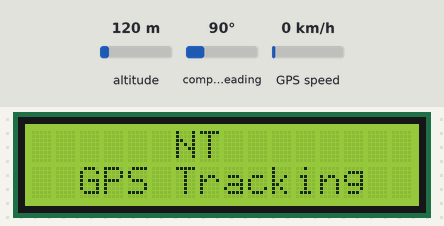
Bench run of a sketch on a simulated ESP32. Shown: 16×2 character LCD. Inputs (shaded band) come from the test bench; at power-on: altitude 120 m, compass heading 90°, GPS speed 0 km/h. WiFi joins after 1.5 s; servers stay silent unless stated; the GPS gets a fix after 3 s at 37.7749, -122.4194 with 8 satellites; no MQTT or app messages arrive unless stated; what the sketch prints to the serial monitor is not drawn.

Above: at 0.1 s.
At 6.8 s:
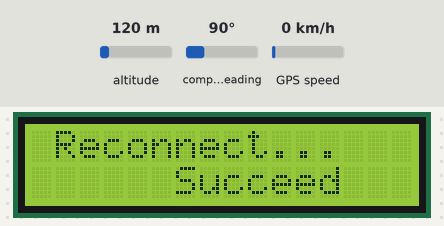
At 20.7 s:
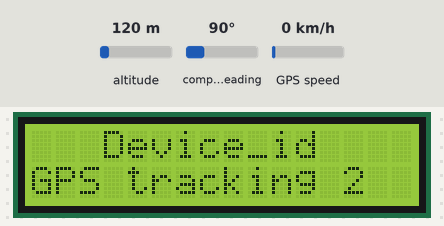
At 38.1 s:
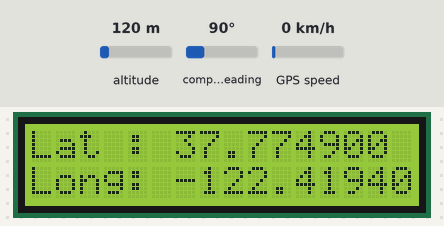

Measured:
- what the display in image 1 shows lasts 0.6 s, from 6.7 s to 7.3 s
- what the display in image 2 shows lasts 2.1 s, from 20.6 s to 22.7 s

The sketch:

GPS_1.3.ino
```cpp
///////////////////////////////////////////////////////////////////////////////////
// This is a GPS Tracking Project for NT inture
// Update 1.3
// LCD_1602 for show detail
// >> 1.3 Add time to wait wifi connecting
///////////////////////////////////////////////////////////////////////////////////
// include libarry
#include <WiFi.h> //Wifi
#include <PubSubClient.h> //Call MQTT
#include <ArduinoJson.h> //Make json file
#include <TinyGPS++.h> //Talk GPS
#include <HardwareSerial.h> //Talk GPS2
#include <Wire.h> //Wire connecct
#include <LiquidCrystal_I2C.h> // LCD

// Set pinout GPS
#define RXPin 16
#define TXPin 17

//Set serial band for GPS
static const uint32_t GPSBaud = 9600;

//Wifi connect
////////////////////////////////////////////////////////////////////////////////////
/*
  char* ssid = "Violet Evergarden"; //Wifi Name
  char* password = "25022021"; //Wifi Password
*/
////////////////////////////////////////////////////////////////////////////////////
char* ssid = "GPSTracking"; //Wifi Name
char* password = "043234794";
////////////////////////////////////////////////////////////////////////////////////
//MQTT connected
//Test server
const char* mqttServer = "180.180.216.61";
const int mqttPort = 1883;
const char* mqttUser = "juub";
const char* mqttPassword = "t0t12345";
char mqtt_name_id[] = "";
const char* mqtt_topic = "ntnode/gps/";
////////////////////////////////////////////////////////////////////////////////////
// Call Value
WiFiClient client;
PubSubClient mqtt(client);
TinyGPSPlus gps;
HardwareSerial ss(2);
LiquidCrystal_I2C lcd(0x27, 16, 2);
////////////////////////////////////////////////////////////////////////////////////
//Json config
StaticJsonDocument<256> doc;
char buffer[256];
////////////////////////////////////////////////////
void setupwifi() { //Fucniton Wifi setup for easy setup wifi (Update LCD)
  Serial.println();
  Serial.print("Connecting to ");
  Serial.println(ssid);
  WiFi.mode(WIFI_STA);
  WiFi.disconnect();
  WiFi.begin(ssid, password);
  lcd.clear();
  lcd.setCursor(2, 0);
  lcd.print("Wifi Status");
  lcd.setCursor(2, 1);
  lcd.print("Connecting");

  while (WiFi.status() != WL_CONNECTED) {
    delay(1500);
    Serial.print(".");
  }

  Serial.println("");
  Serial.println("WiFi connected");
  Serial.println("IP address: ");
  Serial.println(WiFi.localIP());
  lcd.clear();
  lcd.setCursor(2, 0);
  lcd.print("Connecting");
  lcd.setCursor(6, 1);
  lcd.print("Succeed!");
  delay(2000);
  lcd.clear();
}

void setuplcd() {
  lcd.begin();
  lcd.backlight();
}

void callback (char* topic, byte* payload, unsigned int length) { //Talk with MQTT server
  deserializeJson(doc, payload, length);
  size_t n = serializeJson(doc, buffer);
  ///////////////////////////////////////////////////////////////////////////////////////////////
  if (mqtt.connect(mqtt_topic, mqttUser, mqttPassword)) {
    if (mqtt.publish(mqtt_topic, buffer, n) == true) {
      Serial.println("publish Valve status success");
    } else {
      Serial.println("publish Fail");
    }
  } else {
    Serial.println("Connect Fail MQTT");
  }
}

void reconnect_mqtt() { //Reconnect for MQTT or Wifi in ESP Down it is reconnect now
  while (!mqtt.connected()) {
    unsigned long currentMillis = millis();
    unsigned long previousMillis = 0;
    unsigned long interval = 30000;
    // if WiFi is down, try reconnecting every CHECK_WIFI_TIME seconds
    if ((WiFi.status() != WL_CONNECTED) && (currentMillis - previousMillis >= interval)) {
      Serial.print(millis());
      Serial.println("Reconnecting to WiFi...");
      WiFi.disconnect();
      WiFi.reconnect();
      previousMillis = currentMillis;
    }
    Serial.print("Attempting MQTT connection...");
    reconnect_lcd_text_1();
    //WiFi.reconnect();
    if (mqtt.connect(mqtt_name_id, mqttUser, mqttPassword)) {
      Serial.println("connected");
      reconnect_lcd_text_2();
      // Subscribe or resubscribe to a topic
      // You can subscribe to more topics (to control more LEDs in this example)
    } else {
      Serial.print("failed, rc=");
      Serial.print(mqtt.state());
      Serial.println(" try again in 5 seconds");
      // Wait 5 seconds before retrying
      delay(5000);
    }
  }
}

void setupnt() {
  lcd.clear();
  lcd.setCursor(6, 0);
  lcd.print("NT");
  lcd.setCursor(2, 1);
  lcd.print("GPS Tracking");
  delay(3000);
}

void setup() {
  Serial.begin(115200);
  ss.begin(GPSBaud, SERIAL_8N1, RXPin, TXPin, false);
  Serial.println(TinyGPSPlus::libraryVersion());
  setuplcd();
  setupnt();
  setupwifi();
  mqtt.setServer(mqttServer, mqttPort); //Login MQTT
  mqtt.setCallback(callback);
}

void reconnect_lcd_text_1() {
  lcd.clear();
  lcd.setCursor(3, 0);
  lcd.print("Connecting lost");
  lcd.setCursor(1, 1);
  lcd.print("Reconnect...");
}

void reconnect_lcd_text_2() {
  lcd.clear();
  lcd.setCursor(1, 0);
  lcd.print("Reconnect...");
  lcd.setCursor(6, 1);
  lcd.print("Succeed");
  delay(500);
}

void loop() {
  while (ss.available() > 0)
    if (gps.encode(ss.read()))
      displayInfo(); //It call only funciton you can config it in void displayInfo
  if (millis() > 5000 && gps.charsProcessed() < 10)
  {
    Serial.println(F("No GPS detected: check wiring."));
    while (true);
  }
  delay(1000);
}

void displayInfo()
{
  if (!mqtt.connected()) {
    Serial.println("---Reconnect MQTT ---");
    reconnect_mqtt();
  }
  mqtt.loop();

  String device_id = "GPS tracking 2";
  doc["deviceid"] = device_id;

  Serial.print(F("Location: "));
  if (gps.location.isValid())
  {
    Serial.print("Latitude :");
    Serial.println(gps.location.lat(), 6);
    Serial.print("Longtitude :");
    Serial.println(gps.location.lng(), 6);
    Serial.print("Speed :");
    Serial.println(gps.speed.kmph());
    Serial.print("Date :");
    Serial.println(gps.date.value());
    doc["latitude"] = gps.location.lat();
    doc["longitude"] = gps.location.lng();
    doc["speed"] = gps.speed.kmph();
    /////////////////////////////////////
    lcd.clear();
    lcd.setCursor(0, 0);
    lcd.print("Lat :");
    lcd.setCursor(6, 0);
    lcd.print(gps.location.lat(), 6);
    lcd.setCursor(0, 1);
    lcd.print("Long:");
    lcd.setCursor(6, 1);
    lcd.print(gps.location.lng(), 6);
    /////////////////////////////////////
  }
  else
  {
    Serial.print(F("INVALID"));
    lcd.clear();
    lcd.setCursor(6, 0);
    lcd.print("GPS");
    lcd.setCursor(2, 1);
    lcd.print("Undecttable");
    doc["latitude"] = "NULL";
    doc["longitude"] = "NULL";
    doc["speed"] = "NULL";
  }

  size_t n = serializeJson(doc, buffer);

  if (mqtt.connect(mqtt_name_id, mqttUser, mqttPassword)) {
    Serial.println("\nConnected MQTT: ");
    if (mqtt.publish(mqtt_topic, buffer , n) == true) {
      Serial.println("publish success");
    } else {
      Serial.println("publish Fail");
    }
  } else {
    Serial.println("Connect Fail MQTT");
  }
  serializeJsonPretty(doc, Serial);
  Serial.println();
  Serial.println("=============");
  delay(3000);
  lcd.clear();
  lcd.setCursor(3, 0);
  lcd.print("Device_id");
  lcd.setCursor(0, 1);
  lcd.print(device_id);
  delay(2000);
}
```
